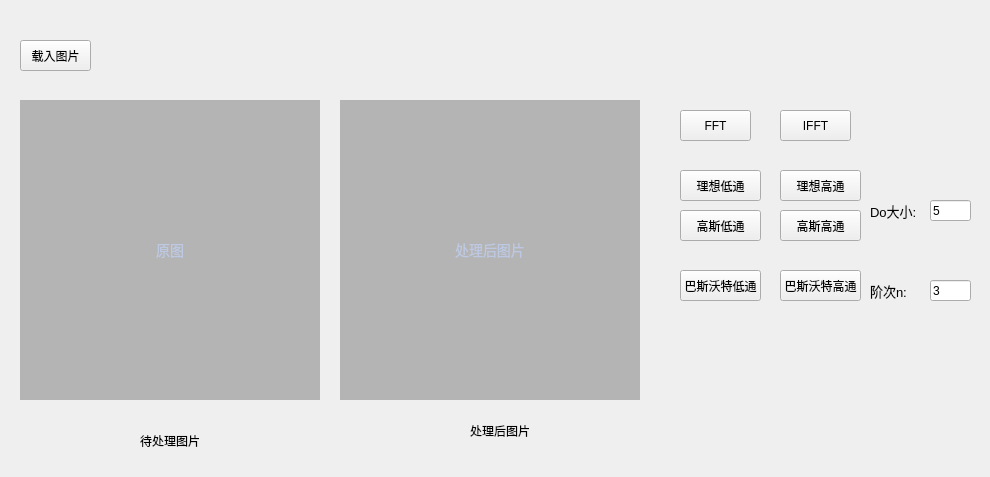
<?xml version="1.0" encoding="UTF-8"?>
<ui version="4.0">
 <class>Frequency</class>
 <widget class="QWidget" name="Frequency">
  <property name="geometry">
   <rect>
    <x>0</x>
    <y>0</y>
    <width>990</width>
    <height>477</height>
   </rect>
  </property>
  <property name="windowTitle">
   <string>Form</string>
  </property>
  <widget class="QLabel" name="label_inputImg">
   <property name="geometry">
    <rect>
     <x>20</x>
     <y>100</y>
     <width>300</width>
     <height>300</height>
    </rect>
   </property>
   <property name="styleSheet">
    <string notr="true">QLabel {
    font-family: &quot;Microsoft YaHei&quot;;
    font-size: 14px;
    color: #BDC8E2;
    background-color:#b4b4b4;
}</string>
   </property>
   <property name="text">
    <string>原图</string>
   </property>
   <property name="alignment">
    <set>Qt::AlignCenter</set>
   </property>
  </widget>
  <widget class="QLabel" name="label_2">
   <property name="geometry">
    <rect>
     <x>140</x>
     <y>430</y>
     <width>81</width>
     <height>21</height>
    </rect>
   </property>
   <property name="text">
    <string>待处理图片</string>
   </property>
  </widget>
  <widget class="QPushButton" name="pbn_loadImg">
   <property name="geometry">
    <rect>
     <x>20</x>
     <y>40</y>
     <width>71</width>
     <height>31</height>
    </rect>
   </property>
   <property name="text">
    <string>载入图片</string>
   </property>
  </widget>
  <widget class="QLabel" name="label_outputImg">
   <property name="geometry">
    <rect>
     <x>340</x>
     <y>100</y>
     <width>300</width>
     <height>300</height>
    </rect>
   </property>
   <property name="styleSheet">
    <string notr="true">QLabel {
    font-family: &quot;Microsoft YaHei&quot;;
    font-size: 14px;
    color: #BDC8E2;
    background-color:#b4b4b4;
}</string>
   </property>
   <property name="text">
    <string>处理后图片</string>
   </property>
   <property name="alignment">
    <set>Qt::AlignCenter</set>
   </property>
  </widget>
  <widget class="QLabel" name="label_3">
   <property name="geometry">
    <rect>
     <x>470</x>
     <y>420</y>
     <width>71</width>
     <height>21</height>
    </rect>
   </property>
   <property name="text">
    <string>处理后图片</string>
   </property>
  </widget>
  <widget class="QLineEdit" name="lineEdit_D0">
   <property name="geometry">
    <rect>
     <x>930</x>
     <y>200</y>
     <width>41</width>
     <height>21</height>
    </rect>
   </property>
   <property name="text">
    <string>5</string>
   </property>
  </widget>
  <widget class="QLabel" name="label_5">
   <property name="geometry">
    <rect>
     <x>870</x>
     <y>200</y>
     <width>51</width>
     <height>21</height>
    </rect>
   </property>
   <property name="font">
    <font>
     <family>Arial</family>
     <pointsize>10</pointsize>
    </font>
   </property>
   <property name="text">
    <string>Do大小:</string>
   </property>
  </widget>
  <widget class="QPushButton" name="pbn_FFT">
   <property name="geometry">
    <rect>
     <x>680</x>
     <y>110</y>
     <width>71</width>
     <height>31</height>
    </rect>
   </property>
   <property name="text">
    <string>FFT</string>
   </property>
  </widget>
  <widget class="QPushButton" name="pbn_IFFT">
   <property name="geometry">
    <rect>
     <x>780</x>
     <y>110</y>
     <width>71</width>
     <height>31</height>
    </rect>
   </property>
   <property name="text">
    <string>IFFT</string>
   </property>
  </widget>
  <widget class="QPushButton" name="pbn_idealLP">
   <property name="geometry">
    <rect>
     <x>680</x>
     <y>170</y>
     <width>81</width>
     <height>31</height>
    </rect>
   </property>
   <property name="text">
    <string>理想低通</string>
   </property>
  </widget>
  <widget class="QPushButton" name="pbn_BLP">
   <property name="geometry">
    <rect>
     <x>680</x>
     <y>270</y>
     <width>81</width>
     <height>31</height>
    </rect>
   </property>
   <property name="text">
    <string>巴斯沃特低通</string>
   </property>
  </widget>
  <widget class="QPushButton" name="pbn_gaussLP">
   <property name="geometry">
    <rect>
     <x>680</x>
     <y>210</y>
     <width>81</width>
     <height>31</height>
    </rect>
   </property>
   <property name="text">
    <string>高斯低通</string>
   </property>
  </widget>
  <widget class="QLineEdit" name="lineEdit_n">
   <property name="geometry">
    <rect>
     <x>930</x>
     <y>280</y>
     <width>41</width>
     <height>21</height>
    </rect>
   </property>
   <property name="text">
    <string>3</string>
   </property>
  </widget>
  <widget class="QLabel" name="label_6">
   <property name="geometry">
    <rect>
     <x>870</x>
     <y>280</y>
     <width>51</width>
     <height>21</height>
    </rect>
   </property>
   <property name="font">
    <font>
     <family>Arial</family>
     <pointsize>10</pointsize>
    </font>
   </property>
   <property name="text">
    <string>阶次n:</string>
   </property>
  </widget>
  <widget class="QPushButton" name="pbn_gaussHP">
   <property name="geometry">
    <rect>
     <x>780</x>
     <y>210</y>
     <width>81</width>
     <height>31</height>
    </rect>
   </property>
   <property name="text">
    <string>高斯高通</string>
   </property>
  </widget>
  <widget class="QPushButton" name="pbn_idealHP">
   <property name="geometry">
    <rect>
     <x>780</x>
     <y>170</y>
     <width>81</width>
     <height>31</height>
    </rect>
   </property>
   <property name="text">
    <string>理想高通</string>
   </property>
  </widget>
  <widget class="QPushButton" name="pbn_BHP">
   <property name="geometry">
    <rect>
     <x>780</x>
     <y>270</y>
     <width>81</width>
     <height>31</height>
    </rect>
   </property>
   <property name="text">
    <string>巴斯沃特高通</string>
   </property>
  </widget>
 </widget>
 <resources/>
 <connections/>
</ui>
